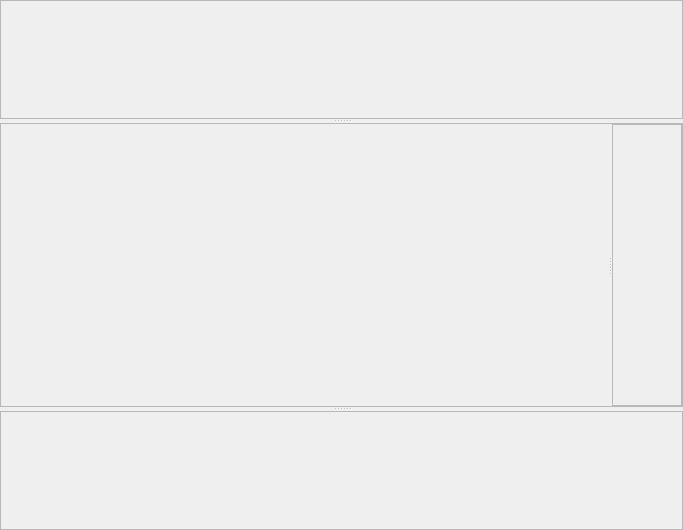
<?xml version="1.0" encoding="UTF-8"?>
<ui version="4.0">
 <class>PLTrend</class>
 <widget class="QWidget" name="PLTrend">
  <property name="geometry">
   <rect>
    <x>0</x>
    <y>0</y>
    <width>683</width>
    <height>530</height>
   </rect>
  </property>
  <property name="windowTitle">
   <string>Form</string>
  </property>
  <layout class="QGridLayout" name="gridLayout">
   <property name="leftMargin">
    <number>0</number>
   </property>
   <property name="topMargin">
    <number>0</number>
   </property>
   <property name="rightMargin">
    <number>0</number>
   </property>
   <property name="bottomMargin">
    <number>0</number>
   </property>
   <property name="spacing">
    <number>0</number>
   </property>
   <item row="0" column="0">
    <layout class="QVBoxLayout" name="verticalLayout">
     <property name="spacing">
      <number>0</number>
     </property>
     <item>
      <widget class="QSplitter" name="splitter">
       <property name="lineWidth">
        <number>0</number>
       </property>
       <property name="orientation">
        <enum>Qt::Orientation::Vertical</enum>
       </property>
       <widget class="QFrame" name="frame">
        <property name="frameShape">
         <enum>QFrame::Shape::StyledPanel</enum>
        </property>
        <property name="frameShadow">
         <enum>QFrame::Shadow::Raised</enum>
        </property>
        <property name="lineWidth">
         <number>0</number>
        </property>
       </widget>
       <widget class="QFrame" name="frame_2">
        <property name="frameShape">
         <enum>QFrame::Shape::StyledPanel</enum>
        </property>
        <property name="frameShadow">
         <enum>QFrame::Shadow::Raised</enum>
        </property>
        <layout class="QGridLayout" name="gridLayout_2">
         <property name="leftMargin">
          <number>0</number>
         </property>
         <property name="topMargin">
          <number>0</number>
         </property>
         <property name="rightMargin">
          <number>0</number>
         </property>
         <property name="bottomMargin">
          <number>0</number>
         </property>
         <property name="spacing">
          <number>0</number>
         </property>
         <item row="0" column="0">
          <widget class="QSplitter" name="splitter_2">
           <property name="orientation">
            <enum>Qt::Orientation::Horizontal</enum>
           </property>
           <widget class="QWidget" name="chart_widget" native="true"/>
           <widget class="QScrollArea" name="scrollArea">
            <property name="widgetResizable">
             <bool>true</bool>
            </property>
            <widget class="QWidget" name="scrollAreaWidgetContents">
             <property name="geometry">
              <rect>
               <x>0</x>
               <y>0</y>
               <width>54</width>
               <height>286</height>
              </rect>
             </property>
            </widget>
           </widget>
          </widget>
         </item>
        </layout>
       </widget>
       <widget class="QFrame" name="frame_3">
        <property name="frameShape">
         <enum>QFrame::Shape::StyledPanel</enum>
        </property>
        <property name="frameShadow">
         <enum>QFrame::Shadow::Raised</enum>
        </property>
       </widget>
      </widget>
     </item>
    </layout>
   </item>
  </layout>
 </widget>
 <resources/>
 <connections/>
</ui>
